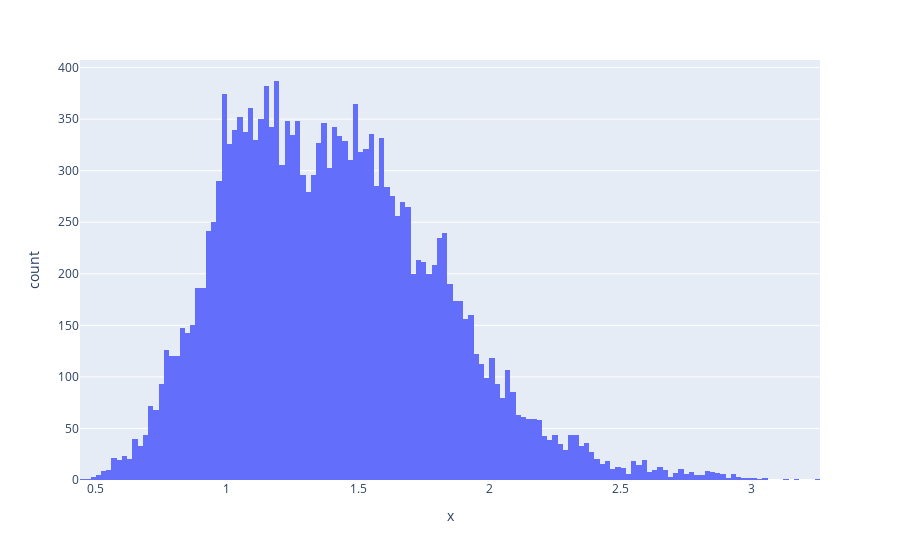

Notebook code cell kept with this figure:
### Markdown cell above
**Observation**

All seems good and perfect, but I see that there are some outliers we need to take care of. The standard devation of `Average Price` is about 0.4, but the 75th Percentile is about 1.66, and even the 25% Percentile seems to be over 1.1, hence we need to take care of these outliers. We'll do this in the Pre-Processing section below.

### Code cell
# Distribution of Price
px.histogram(x = df_avocados["AveragePrice"])

### Figure 1 — Plotly figure (JSON) as saved in the notebook; plotly's stock layout.template omitted (floating-point values rounded to 4 significant figures; data arrays with more than 128 entries replaced by an {"elided": "..."} marker saying what was removed)
{"data": [{"alignmentgroup": "True", "bingroup": "x", "hovertemplate": "x=%{x}<br>count=%{y}<extra></extra>", "legendgroup": "", "marker": {"color": "#636efa", "pattern": {"shape": ""}}, "name": "", "offsetgroup": "", "orientation": "v", "showlegend": false, "type": "histogram", "x": {"elided": "18249 float values"}, "xaxis": "x", "yaxis": "y"}], "layout": {"autosize": true, "barmode": "relative", "legend": {"tracegroupgap": 0}, "margin": {"t": 60}, "xaxis": {"anchor": "y", "autorange": true, "domain": [0, 1], "range": [0.44, 3.26], "title": {"text": "x"}, "type": "linear"}, "yaxis": {"anchor": "x", "autorange": true, "domain": [0, 1], "range": [0, 407.4], "title": {"text": "count"}}}}
